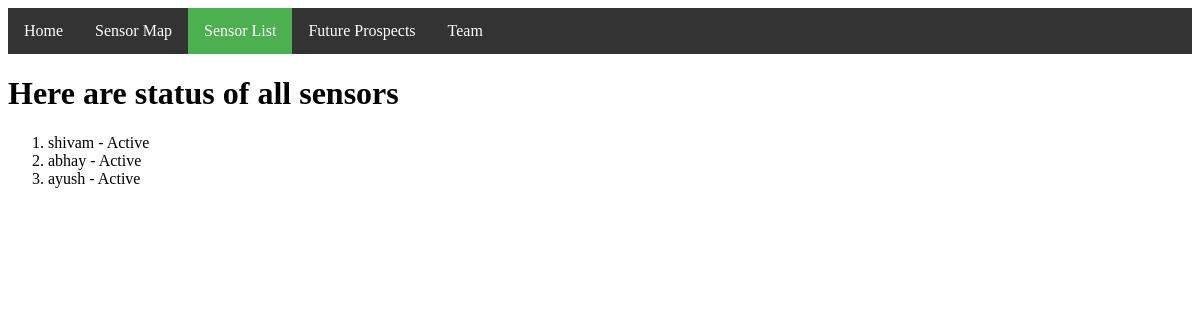
The app's page /list_sensors/, older data.
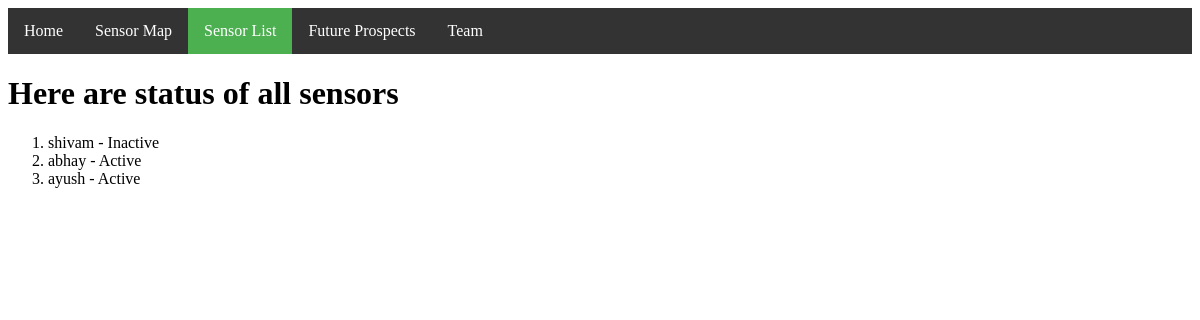
The same page, newer data.
### noise/models.py (models this page shows, shortened)
class Sensor(models.Model):
    position = models.IntegerField()
    name = models.CharField(max_length=20)
    latitude = models.FloatField()
    longitude = models.FloatField()
    noise = models.IntegerField()

### noise/views.py (the view)
# urls.py: url(r'^list_sensors/$',views.index,name='index'),
def index(request):
    all_sensors = Sensor.objects.all()
    context = {'all_sensors':all_sensors}
    return render(request,'noise/index.html',context)

### noise/templates/noise/index.html (shortened to what this page needs)
{% load humanize %}
<!DOCTYPE html>
<html lang="en">
<head>
</head>
<body>
<ul>
  <li><a href="/">Home</a></li>
  <li><a href="/map_sensors/">Sensor Map</a></li>
  <li><a class="active" href="/list_sensors/">Sensor List</a></li>
  <li><a href="/future">Future Prospects</a></li>
  <li><a href="/team">Team</a></li>
</ul>
<h1>Here are status of all sensors</h1>
{% if all_sensors %}
<ol>
    {% for sensor in all_sensors %}
    <li>{{ sensor.name }} - {% if sensor.noise %} Active {% else %} Inactive {% endif %}</li><br>
    {% endfor %}
</ol>
{% else %}
    <h2>No sensors in the mesh network</h2>
{% endif %}
</body>
</html>

Row changes from the older to the newer data that the page shows:
changed Sensor "shivam": noise "Active" → "Inactive"
